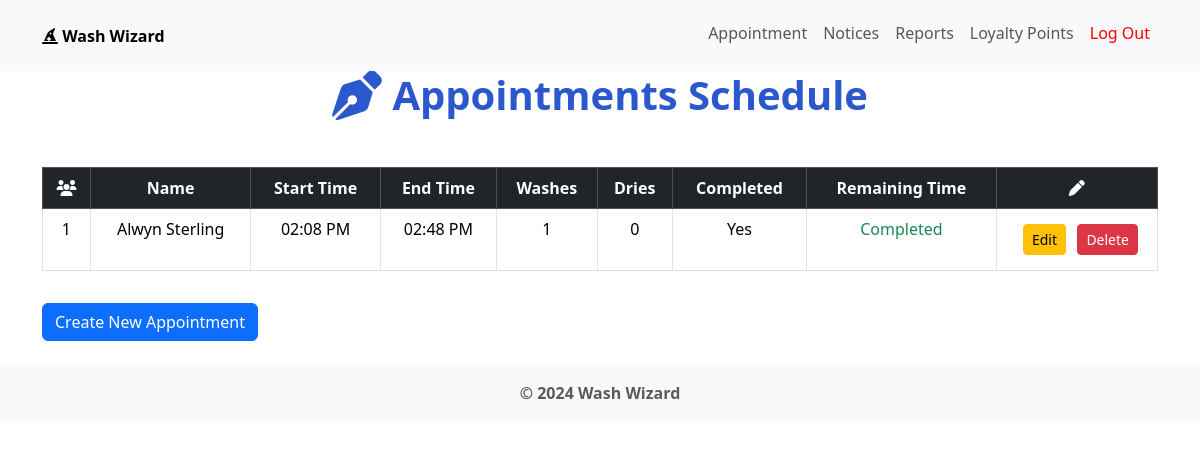
Page / (signed in) on the earlier database version.
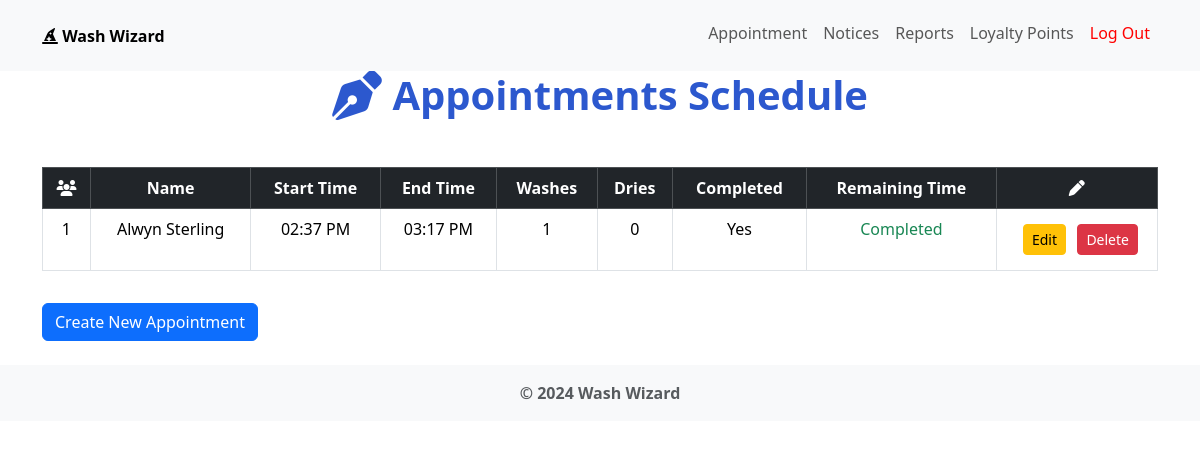
Same page on the later database version.
### app/models/appointment.py (models this page shows, shortened)
class Appointment(db.Model):
    id = db.Column(db.Integer, primary_key=True)
    account_id = db.Column(db.Integer, db.ForeignKey('account.id'), nullable=False)
    start_time = db.Column(db.DateTime, nullable=False)
    end_time = db.Column(db.DateTime, nullable=False)
    washes = db.Column(db.Integer, nullable=False)
    dries = db.Column(db.Integer, nullable=False)
    completed = db.Column(db.Boolean, default=False)
    account = db.relationship("Account", backref=db.backref("appointments", lazy=True))

### app/models/account.py (models this page shows, shortened)
class Account(db.Model):
    id = db.Column(db.Integer, primary_key=True)
    username = db.Column(db.String(80), nullable=False)
    password = db.Column(db.String(120), nullable=False)
    name = db.Column(db.String(80), nullable=False)
    hall = db.Column(db.String(80), nullable=False)
    email = db.Column(db.String(120), unique=True, nullable=False)
    points = db.Column(db.Integer, default=0, nullable=False)
    rewards = db.Column(db.JSON, default=list)
    status = db.Column(db.String(80), default='No Discounts Yet')
    is_admin = db.Column(db.Boolean, default=False)
    created_at = db.Column(db.DateTime, default=db.func.now())
    updated_at = db.Column(db.DateTime, default=db.func.now(), onupdate=db.func.now())

### app/controllers/homepage_controller.py (the view)
@homepage_bp.route("/")
@login_required
def index():
    return render_template("schedule.html", appointments=list_appointments())

### app/controllers/appointment_controller.py (called while the page is built)
def list_appointments():
    appointments = Appointment.query.all()
    return sorted(appointments, key = lambda appointment: appointment.start_time)

### app/controllers/authentication_controller.py (called while the page is built)
@auth_bp.before_app_request
def load_logged_in_user():
    account_id = session.get('user_id')
    if account_id is None:
        g.user = None
    else:
        g.user = Account.query.get(account_id)

def login_required(view):
    @functools.wraps(view)
    def wrapped_view(**kwargs):
        if g.user is None:
            flash("Must be logged in.")
            return redirect(url_for('auth.login'))
        return view(**kwargs)
    return wrapped_view

### app/templates/schedule.html (shortened to what this page needs)
{% extends 'layout.html' %}
{% block header %}
    <h1 class="text-center"><i class="fa-solid fa-pen-nib fa-lg" style="color: #2c58ce;"></i> Appointments Schedule</h1>
{% endblock %}
{% block content %}
    <table class="table table-bordered mt-4">
        <thead class="table-dark">
            <tr id="appointment-row">
                <th><i class="fa-solid fa-users" style="color: #ffffff;"></i></th>
                <th>Name</th>
                <th>Start Time</th>
                <th>End Time</th>
                <th>Washes</th>
                <th>Dries</th>
                <th>Completed</th>
                <th>Remaining Time</th>
                <th><i class="fa-solid fa-pen" style="color: #ffffff;"></i></th>
            </tr>
        </thead>
        <tbody>
            {% for appointment in appointments %}
            <tr id="appointment-row-else">
                <td>{{ loop.index }}</td>
                <td>{{ appointment.account.name }}</td>
                <td>{{ appointment.start_time.strftime('%I:%M %p') }}</td>
                <td>{{ appointment.end_time.strftime('%I:%M %p') }}</td>
                <td>{{ appointment.washes }}</td>
                <td>{{ appointment.dries }}</td>
                <td>{{ 'Yes' if appointment.completed else 'No' }}</td>
                <td>
                    <span
                        class="remaining-time"
                        data-end-time="{{ appointment.end_time.strftime('%Y-%m-%dT%H:%M:%S') }}"
                        data-start-time="{{ appointment.start_time.strftime('%Y-%m-%dT%H:%M:%S') }}">
                    </span>
                </td>
                <td>
                    {% if session.get('user_id') == appointment.account_id %}
                    <a href="{{ url_for('appointment.edit_appointment', id=appointment.id) }}" class="btn btn-warning btn-sm" style="display:inline-block; margin: 5%;">Edit</a>
                    <form onsubmit="return confirm('Your appointment will be deleted!');" action="{{ url_for('appointment.delete_appointment', id=appointment.id) }}" method="POST" style="display:inline-block;">
                        <button type="submit" class="btn btn-danger btn-sm">Delete</button>
                    </form>
                    {% endif %}
                </td>
            </tr>
            {% endfor %}
        </tbody>
    </table>
    <a href="{{ url_for('appointment.create_appointment') }}" class="btn btn-primary mt-3">Create New Appointment</a>
{% endblock %}

### app/templates/layout.html (shortened to what this page needs)
<!DOCTYPE html>
<html lang="en">
<head>
    <link rel="stylesheet" href="https://cdnjs.cloudflare.com/ajax/libs/font-awesome/6.2.0/css/all.min.css">
    <link rel="stylesheet" href="{{ url_for('static', filename='css/style.css') }}">
    <link href="https://cdn.jsdelivr.net/npm/bootstrap@5.3.3/dist/css/bootstrap.min.css" rel="stylesheet">
</head>
<body>
    <nav class="navbar navbar-expand-lg navbar-light bg-light">
        <div class="container">
            <a id="navbar-brand" href="{{ url_for('homepage.index') }}"><i class="fa-solid fa-hat-wizard" style="color: black;"></i></i> Wash Wizard</a>
            <div class="collapse navbar-collapse" id="navbarNav">
                <ul class="navbar-nav ms-auto">
                    {% if g.user %}
                        <li class="nav-item">
                            <a class="nav-link" href="{{url_for('index')}}">Appointment</a>
                        </li>
                        <li class="nav-item">
                            <a class="nav-link" href="{{url_for('notice.list_notices')}}"> Notices</a>
                        </li>
                        <li class="nav-item">
                            <a class="nav-link" href="{{url_for('report.list_reports')}}">{{'My ' if not g.user.is_admin else ''}}Reports</a>
                        </li>
                        <li class="nav-item">
                            <a class="nav-link" href="{{url_for('account.loyalty')}}"> Loyalty Points</a>
                        </li>
                        <li class="nav-item">
                            <a class="nav-link" id='logout-nav' href="{{ url_for('auth.logout') }}" onclick="return confirm('You will be logged out!');">Log Out</a>
                        </li>
                    {% endif %}
                </ul>
            </div>
        </div>
    </nav>
    <div class="content">
        <header>
            {% block header %}{% endblock %}
        </header>
        <div class="container mt-5">
            {% block content %}{% endblock %}
        </div>
    </div>
    <footer class="bg-light text-center py-3 mt-4">
        <div class="container">
            <span class="text-muted">© 2024 Wash Wizard</span>
        </div>
    </footer>
</body>
</html>

### app/static/css/style.css (style rules this page uses)
#logout-nav { color: red; }
.text-center { color: #2c58ce; font-weight: bolder; }
#appointment-row { text-align: center; }
#appointment-row-else { text-align: center; }
#navbar-brand { text-decoration: none; color: black; font-weight: bolder; }
ul li { margin-bottom: 10px; margin-top: 5px; }

Differences in the rows shown:
changed Appointment "Yes": start_time "02:08 PM" → "02:37 PM"; end_time "02:48 PM" → "03:17 PM"
